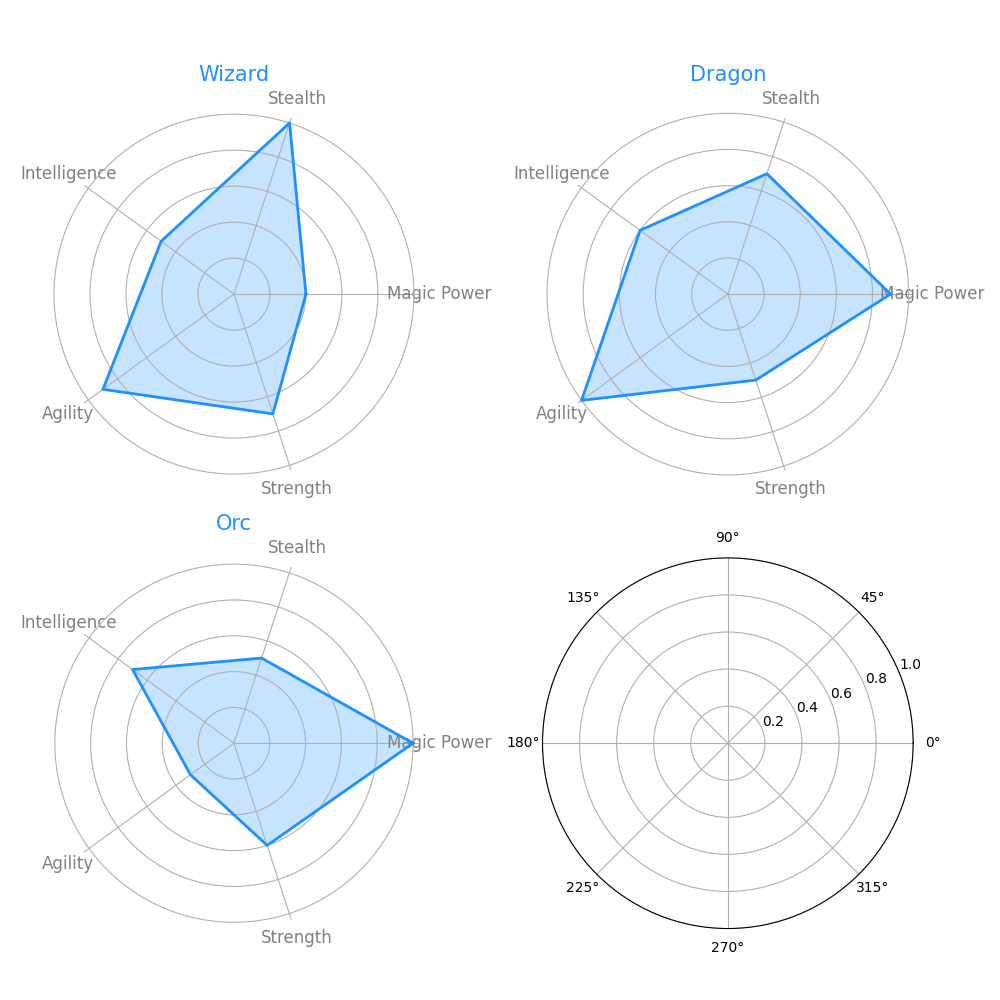

The Python source for this figure:
import matplotlib.pyplot as plt
import numpy as np

creatures = ['Wizard', 'Dragon', 'Orc']
attributes = ['Magic Power', 'Stealth', 'Intelligence', 'Agility', 'Strength']

data = {
    'Wizard': [4, 10, 5, 9, 7],
    'Dragon': [9, 7, 6, 10, 5],
    'Orc': [10, 5, 7, 3, 6]
}

num_vars = len(attributes)
angles = np.linspace(0, 2 * np.pi, num_vars, endpoint=False).tolist()
angles += angles[:1]

def radar_chart(ax, values, creature_name, color):
    values += values[:1]
    ax.fill(angles, values, color=color, alpha=0.25)
    ax.plot(angles, values, color=color, linewidth=2)

    ax.set_xticks(angles[:-1])
    ax.set_xticklabels(attributes, color='grey', fontsize=12)
    ax.set_yticklabels([])

    ax.set_title(creature_name, size=15, color=color, pad=20)

single_color = '#1E90FF'

fig, axs = plt.subplots(nrows=2, ncols=2, figsize=(10, 10), subplot_kw=dict(polar=True))
fig.subplots_adjust(hspace=0.4, wspace=0.4)

# Plot selected creatures, manually excluding 'Elf'
for ax, creature in zip(axs.flat, creatures):
    radar_chart(ax, data[creature], creature, single_color)
    ax.spines['polar'].set_visible(False)

plt.tight_layout(rect=[0, 0.03, 1, 0.95])

plt.show()
